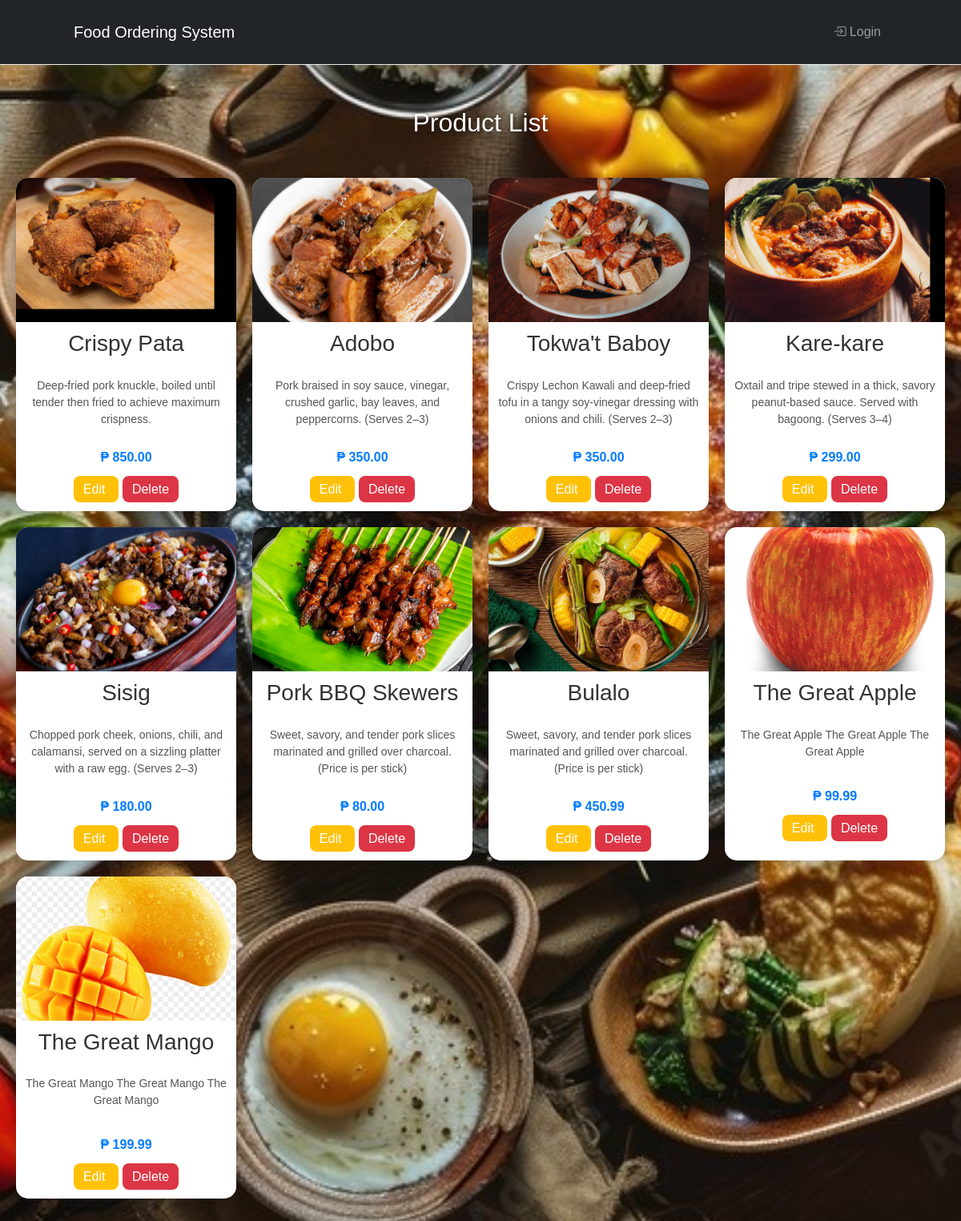
Screenshot of /products/list with the database file from the repository.
### tables this page shows
CREATE TABLE products (
                id INTEGER PRIMARY KEY AUTOINCREMENT,
                name TEXT NOT NULL,
                description TEXT NOT NULL,
                price REAL NOT NULL,
                image_url TEXT
            );

### app.py (the view)
@app.route('/products/list')
def product_list():
    conn = sqlite3.connect(DB_NAME)
    c = conn.cursor()
    products = c.execute("SELECT * FROM products").fetchall()
    conn.close()
    return render_template("product_list.html", products=products)

### templates/product_list.html
{% extends "base.html" %}
{% block content %}
<h2 style="text-align:center; margin-top:20px;">Product List</h2>
<div style="
    display: grid;
    grid-template-columns: repeat(auto-fill, minmax(250px, 1fr));
    gap: 20px;
    padding: 20px;
">
    {% for p in products %}
    <div style="
        background: #fff;
        border-radius: 15px;
        box-shadow: 0 4px 12px rgba(0,0,0,0.15);
        overflow: hidden;
        text-align: center;
        padding-bottom: 15px;
    ">
        <img src="{{ url_for('static', filename='img/' + p[4].split('/')[-1]) }}"
             style="width:100%; height:180px; object-fit:cover;">
        <h3 style="margin: 10px 0 5px;">{{ p[1] }}</h3>
        <p style="padding: 0 10px; min-height: 50px; font-size: 14px; color:#555;">
            {{ p[2] }}
        </p>
        <p style="font-weight:bold; font-size:16px; color:#007bff;">
            ₱ {{ "%.2f"|format(p[3]) }}
        </p>
        <div style="margin-top:10px;">
            <a href="/products/edit/{{ p[0] }}"
               style="padding:8px 12px; background:#ffc107; color:white; border-radius:8px; text-decoration:none; margin-right:5px;">
                Edit
            </a>
            <a href="/products/delete/{{ p[0] }}"
               style="padding:8px 12px; background:#dc3545; color:white; border-radius:8px; text-decoration:none;"
               onclick="return confirm('Delete this product?');">
                Delete
            </a>
        </div>
    </div>
    {% endfor %}
</div>
{% endblock %}

### static/style.css (style rules this page uses)
body { margin: 0; font-family: Arial, sans-serif; display: flex; justify-content: center; align-items: center; min-height: 100vh; background-image: url('img/background.jpg'); background-size: cover; background-position: center; background-repeat: no-repeat; background-attachment: fixed; color: #fff; / }
h2 { margin-bottom: 30px; font-size: 2em; color: #fff; text-shadow: 0 0 5px rgba(0, 0, 0, 0.5); }
p { margin-top: 25px; font-size: 1em; }
* { margin: 0; padding: 0; box-sizing: border-box; }
body { font-family: 'Poppins', sans-serif; display: flex; flex-direction: column; align-items: center; color: #333; width: 100%; }
body::before { content: ""; display: block; height: 90px; }

### rows the page displays
products: image_url (picture), name "Crispy Pata", description "Deep-fried pork knuckle, boiled until tender then fried to achieve maximum crispness.", price "850.00"
products: image_url (picture), name "Adobo", description "Pork braised in soy sauce, vinegar, crushed garlic, bay leaves, and peppercorns. (Serves 2–3)", price "350.00"
products: image_url (picture), name "Tokwa't Baboy", description "Crispy Lechon Kawali and deep-fried tofu in a tangy soy-vinegar dressing with onions and chili. (Serves 2–3)", price "350.00"
products: image_url (picture), name "Kare-kare", description "Oxtail and tripe stewed in a thick, savory peanut-based sauce. Served with bagoong. (Serves 3–4)", price "299.00"
products: image_url (picture), name "Sisig", description "Chopped pork cheek, onions, chili, and calamansi, served on a sizzling platter with a raw egg. (Serves 2–3)", price "180.00"
products: image_url (picture), name "Pork BBQ Skewers", description "Sweet, savory, and tender pork slices marinated and grilled over charcoal. (Price is per stick)", price "80.00"
products: image_url (picture), name "Bulalo", description "Sweet, savory, and tender pork slices marinated and grilled over charcoal. (Price is per stick)", price "450.99"
products: image_url (picture), name "The Great Apple", description "The Great Apple The Great Apple The Great Apple", price "99.99"
products: image_url (picture), name "The Great Mango", description "The Great Mango The Great Mango The Great Mango", price "199.99"
